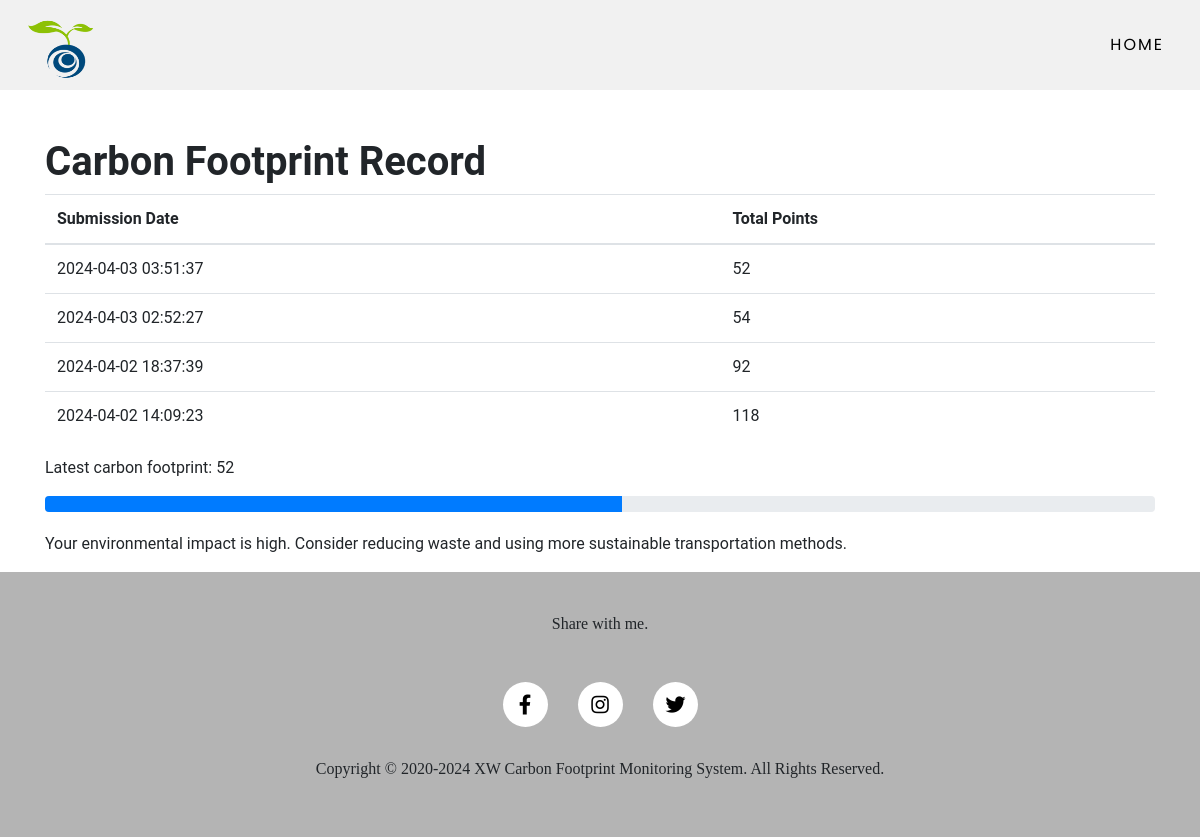
/record.php?total_points=4 (signed in), run on the app's committed database.
### tables this page shows
CREATE TABLE `questionnaire_responses` (
  `email` varchar(255) DEFAULT NULL,
  `household_members` int(11) DEFAULT NULL,
  `home_size` varchar(50) DEFAULT NULL,
  `food_choices` varchar(255) DEFAULT NULL,
  `washing_machine_frequency` varchar(255) DEFAULT NULL,
  `household_purchases` varchar(255) DEFAULT NULL,
  `waste_production` varchar(255) DEFAULT NULL,
  `recycling` varchar(255) DEFAULT NULL,
  `personal_vehicle_miles` varchar(255) DEFAULT NULL,
  `public_transportation_miles` varchar(255) DEFAULT NULL,
  `flight_distance` varchar(255) DEFAULT NULL,
  `total_points` int(255) DEFAULT NULL,
  `submission_date` timestamp NOT NULL DEFAULT current_timestamp(),
  `question_id` int(11) NOT NULL
);

### connection.php (called while the page is built, shortened)
<?php
$footer = "Carbon Footprint Monitoring System.";
?>

### record.php (the view, shortened to what this page needs)
<!DOCTYPE html>
<html lang="en">
<head>
  <link rel="stylesheet" href="header2.css">
  <link rel="stylesheet" href="https://stackpath.bootstrapcdn.com/bootstrap/4.5.2/css/bootstrap.min.css">
  <link rel="stylesheet" href="https://cdnjs.cloudflare.com/ajax/libs/aos/2.3.4/aos.css">
</head>
<body>
<?php include 'header3.php';?>
  <div class="container mt-5">
    <h1 data-aos="fade-up"><strong>Carbon Footprint Record</strong></h1>
    <?php
    require 'connection.php';
    $email = $_SESSION["email"];
    $sql = "SELECT * FROM questionnaire_responses WHERE email = '$email' ORDER BY submission_date DESC";
    $result = $conn->query($sql);
    if ($result->num_rows > 0) {
        echo "<table class='table'>";
        echo "<thead><tr><th>Submission Date</th><th>Total Points</th></tr></thead>";
        echo "<tbody>";
        while($row = $result->fetch_assoc()) {
            if (isset($row['submission_date'])) {
                echo "<tr><td>{$row['submission_date']}</td><td>{$row['total_points']}</td></tr>";
            }
        }
        echo "</tbody></table>";
    } else {
        echo "<p>No previous records found.</p>";
    }
    $latest_sql = "SELECT total_points FROM questionnaire_responses WHERE email = '$email' ORDER BY submission_date DESC LIMIT 1";
    $latest_result = $conn->query($latest_sql);
    if ($latest_result->num_rows > 0) {
        $latest_row = $latest_result->fetch_assoc();
        $total_points = $latest_row['total_points'];
        echo "<p>Latest carbon footprint: " . $total_points . "</p>";
        if (is_numeric($total_points) && $total_points > 0) {
            $progress_percentage = ($total_points / 100) * 100;
            echo "<div class='progress'><div class='progress-bar' role='progressbar' style='width: {$progress_percentage}%;' aria-valuenow='{$progress_percentage}' aria-valuemin='0' aria-valuemax='100'></div></div>";
        }
        if ($total_points > 50) {
            echo "<p>Your environmental impact is high. Consider reducing waste and using more sustainable transportation methods.</p>";
        } elseif ($total_points > 30) {
            echo "<p>You're making some positive choices but there's room for improvement.</p>";
        } else {
            echo "<p>Your environmental impact is relatively low. Keep up the good work!</p>";
        }
    } else {
        echo "<p>No result currently.</p>";
    }
    ?>
  </div>
  <div class="index-content" id="H4"><?php include 'footer.php' ?></div>
</body>
</html>

### header3.php (shortened to what this page needs)
<?php
require 'connection.php';
?>
<!DOCTYPE html>
<html lang="en">
<head>
</head>
<body>
    <nav>
        <div class="left-section">
            <img src="logo.webp" alt="Logo">
        </div>
        <a href="index2.php#H1">Home</a>
    </nav>
</body>
</html>

### footer.php (shortened to what this page needs)
<!DOCTYPE html>
<html lang="en" dir="ltr">
<head>
  <link rel="stylesheet" href="sources/scrollbar.css">
  <link rel="stylesheet" href="footer.css">
  <link rel="stylesheet" href="https://cdnjs.cloudflare.com/ajax/libs/font-awesome/5.12.0-2/css/all.min.css">
</head>
<body>
  <center>
    <footer>
      <p>Share with me.</p>
      <table class="table-row">
        <tr>
        <td><a href="https://www.facebook.com/create/story/"><i class="fab fa-facebook-f"></i></a></td>
        <td><a href="https://www.instagram.com/create/story/"><i class="fab fa-instagram"></i></a></td>
        <td><a href="https://twitter.com/compose/tweet"><i class="fab fa-twitter"></i></a></td>
        </tr>
      </table>
      <p>Copyright &copy; 2020-<?php echo date("Y");?> XW <?php echo $footer ?> All Rights Reserved.</p>
    </footer>
  </center>
</body>
</html>

### header2.css (style rules this page uses)
* { margin: 0; padding: 0; list-style: none; text-decoration: none; box-sizing: border-box; scroll-behavior: smooth; }

### footer.css (style rules this page uses)
* { margin: 0; padding: 0; list-style: none; text-decoration: none; box-sizing: border-box; font-family: "Roboto", sans-serif; }
footer { background-color:#b4b4b4; padding: 40px 0px; font-size: 12px; font-family: cambria; width: 100%; }
footer i { background: #fff; color: #000; }
.table-row i { background: #fff; color: #000; font-size: 20px; width: 45px; height: 45px; border-radius: 50%; margin: 0 auto; text-align: center; padding: 13px; margin: 30px 15px; }
footer p { font-size: 16px; font-family: cambria; }

### record.php (style rules this page uses)
.progress { margin-bottom: 20px; }

### header3.php (style rules this page uses)
nav { background-color: #333; padding: 10px 20px; display: flex; justify-content: space-between; align-items: center; background-color: rgba(0, 0, 0, 0.055); }
nav .left-section { display: flex; align-items: center; }
nav a { float: right; text-decoration: none; color: black; text-transform: uppercase; font-family: 'Poppins', sans-serif; letter-spacing: 2px; text-align: center; padding: 0px 16px; height: 100%; line-height: 70px; vertical-align: middle; transition: .5s; }
nav img { height: 70px; width: 80px; }

### data on the page
questionnaire_responses: submission_date "2024-04-03 03:51:37", total_points "52"
questionnaire_responses: submission_date "2024-04-03 02:52:27", total_points "54"
questionnaire_responses: submission_date "2024-04-02 18:37:39", total_points "92"
questionnaire_responses: submission_date "2024-04-02 14:09:23", total_points "118"

### other printed values
$footer "Carbon Footprint Monitoring System."
